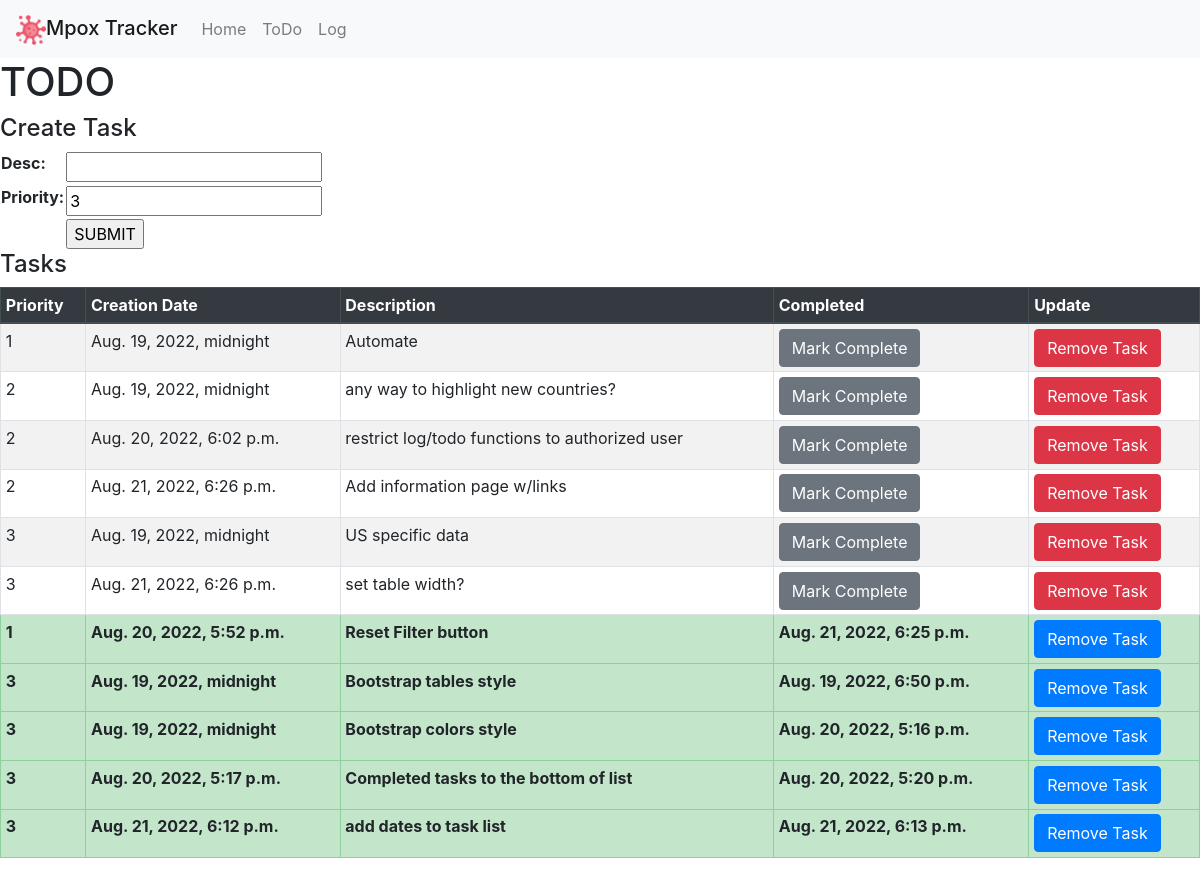
Before: /todo with the older database file.
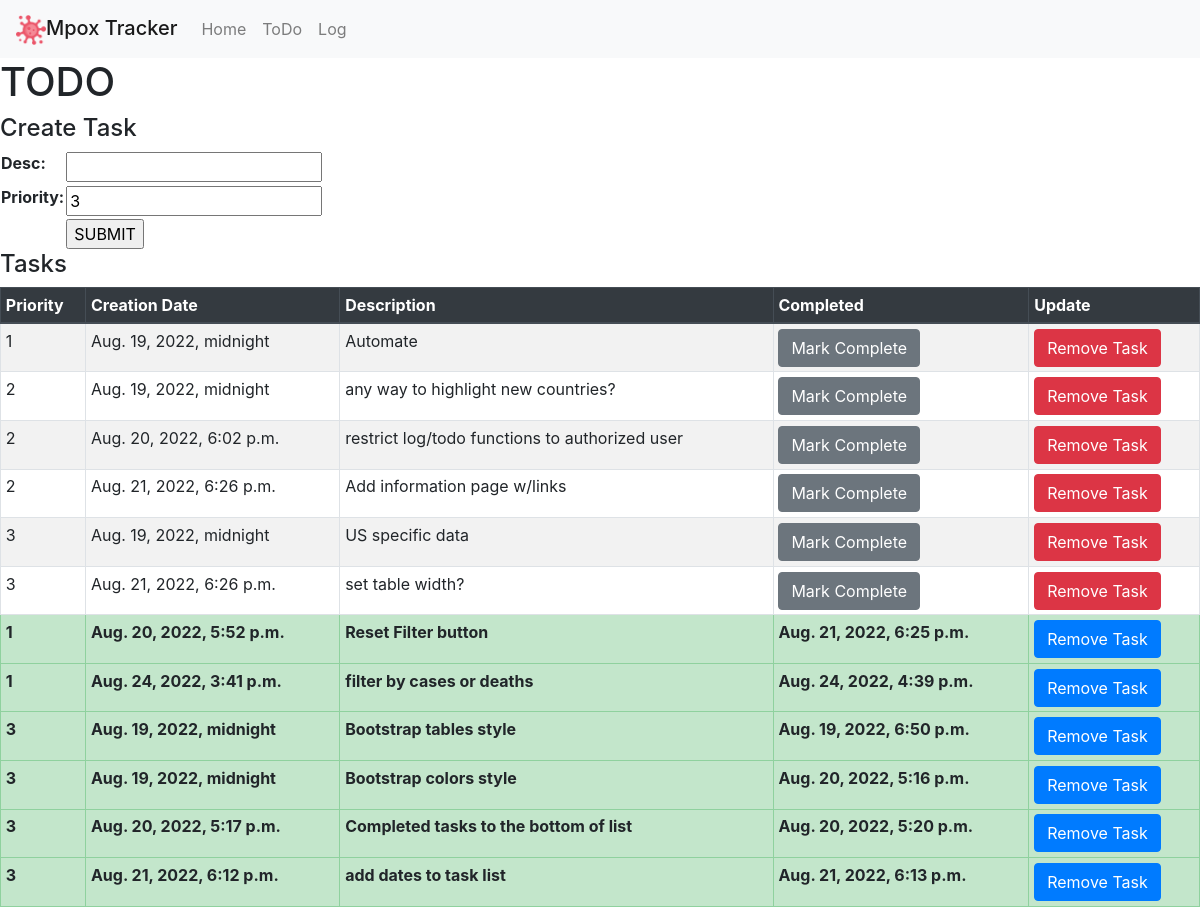
After: the same page with the newer database file.
### app/models.py (models this page shows, shortened)
class Task(models.Model):
    date = models.DateTimeField(blank=True, default=datetime.now)
    desc = models.CharField(blank=False, max_length=250)
    priority = models.IntegerField(default=3)
    completed = models.BooleanField(default=False)
    compDate = models.DateTimeField(blank=True, null=True)

### app/views.py (the view)
# urls.py: path('todo', views.todo, name='todo'),
def todo(request):
    if request.method == 'GET':
        tasks = Task.objects.all().order_by('completed', 'priority').values()
        form = TaskEntryForm()
        context = {
            "tasks": tasks,
            "form": form
        }
        return render(request, 'app/todo.html', context)
    else:
        form = TaskEntryForm(request.POST)
        if form.is_valid():
            entry = form.save()
            return redirect('todo')

### app/forms.py
class TaskEntryForm(ModelForm):
    class Meta:
        model = Task
        exclude = ['completed', 'compDate', 'date']

### app/templates/app/todo.html (shortened to what this page needs)
{% extends "app/layout.html" %}
{% block body %}
<h1>TODO</h1>
<h4>Create Task</h4>
<form class="createTask" action="{% url 'todo' %}" method="post">
    <table>
        {{ form.as_table }}
        <tr>
            <td></td>
            <td>
                <input type="submit" value="SUBMIT" class="submit">
            </td>
        </tr>
    </table>
</form>
<h4>Tasks</h4>
<table class="table table-striped table-bordered table-hover table-sm">
    <thead class="thead-dark">
        <tr>
            <th>Priority</th>
            <th>Creation Date</th>
            <th>Description</th>
            <th>Completed</th>
            <th>Update</th>
        </tr>
    </thead>
    <tbody>
        {% for task in tasks %}
        {% if task.completed == 0 %}
        <tr>
            <td>{{ task.priority }}</td>
            <td>{{ task.date }}</td>
            <td>{{ task.desc }}</td>
            <td>
                <div>
                    <form action="{% url 'completeTask' id=task.id %}" method="post">
                        <button type="submit" class="btn btn-secondary">Mark Complete</button>
                    </form>
                </div>
            </td>
            <td>
                <div>
                    <form action="{% url 'removeTask' id=task.id %}" method="post">
                        <button type="submit" class="btn btn-danger">Remove Task</button>
                    </form>
                </div>
            </td>
        </tr>
        {% else %}
        <tr class="table-success">
            <th scope="row">{{ task.priority }}</th>
            <th>{{ task.date }}</td>
            <th scope="row">{{ task.desc }}</th>
            <th scope="row">{{ task.compDate }}</th>
            <td>
                <div>
                    <form action="{% url 'removeTask' id=task.id %}" method="post">
                        <button type="submit" class="btn btn-primary">Remove Task</button>
                    </form>
                </div>
            </td>
        </tr>
        {% endif %}
        {% endfor %}
    </tbody>
</table>
{% endblock %}

Changed rows visible on the page:
added Task: priority "1", date "Aug. 24, 2022, 3:41 p.m.", desc "filter by cases or deaths", compDate "Aug. 24, 2022, 4:39 p.m."
